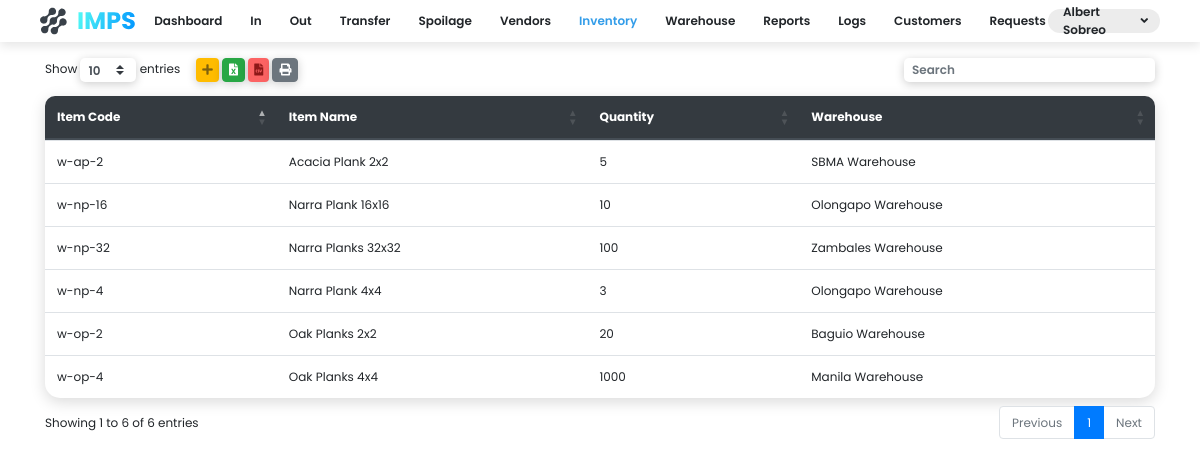
The page /inventory-page/ (signed in) on the database as committed earlier.
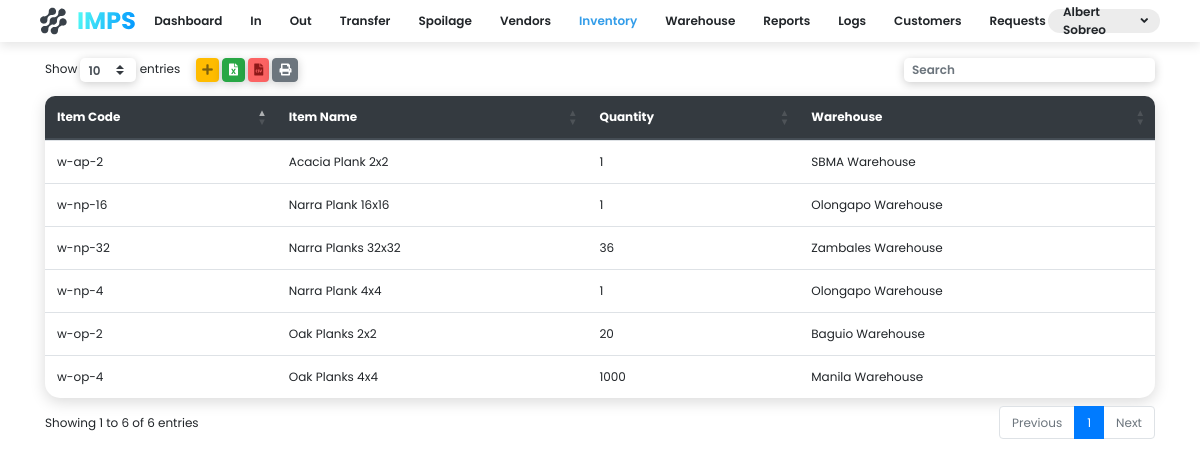
The same page on the database as committed later.
### app/models.py (models this page shows, shortened)
class Product(models.Model):
    code = models.CharField(max_length=255)
    name = models.CharField(max_length=255)
    description = models.TextField(null=True, blank=True)
    quantity = models.IntegerField()
    turnover = models.DecimalField(max_digits=3, decimal_places=2, null=True, blank=True)
    warehouse = models.ForeignKey(Warehouse, on_delete=models.CASCADE, null=True, blank=True)

class Warehouse(models.Model):
    name = models.CharField(max_length=255)
    address = models.CharField(max_length=255, null=True, blank=True)

### app/views/inventorylist.py (the view)
# urls.py: path('inventory-page/', views.inventory_page),
def inventory_page(request):
    if request.session.is_empty():
        return redirect('/login/')
    context = {
        'items': Product.objects.all(),
        'me': User.objects.select_related().get(login__username=request.session.get('username')),
        'warehouses': Warehouse.objects.all()
    }
    return render(request, 'inventory.html', context)

### templates/inventory.html (shortened to what this page needs)
<!DOCTYPE html>
<html lang="en">
<head>
    <link rel="stylesheet" href="https://cdn.jsdelivr.net/npm/bootstrap@4.5.3/dist/css/bootstrap.min.css">
    <link rel="stylesheet" href="https://cdnjs.cloudflare.com/ajax/libs/twitter-bootstrap/4.5.2/css/bootstrap.css">
    <link rel="stylesheet" href="https://cdn.datatables.net/buttons/1.6.5/css/buttons.dataTables.min.css">
    <link rel="stylesheet" href="https://cdn.datatables.net/1.10.22/css/dataTables.bootstrap4.min.css">
    <link rel="stylesheet" href="/static/css/style.css">
    <link rel="stylesheet" href="https://use.fontawesome.com/releases/v5.15.1/css/all.css">
</head>
<body class="font-size-12">
  <div class="c-nav d-flex font-w-600 mb-3">
    <div class="c-nav-item justify-content-start">
      <img src="/static/media/Group 117.svg" class="logo">
    </div>
    <div class="justify-content-center c-nav-links">
        <div onclick="location.href='#'">Dashboard</div>
        <div onclick="location.href='/in'">In</div>
        <div onclick="location.href='/out'">Out</div>
        <div onclick="location.href='/transfer'">Transfer</div>
        <div onclick="location.href='/spoilage'">Spoilage</div>
        <div onclick="location.href='#'">Vendors</div>
        <div onclick="location.href='/inventory-page'" class="active">Inventory</div>
        <div onclick="location.href='/'">Warehouse</div>
        <div onclick="location.href='#'">Reports</div>
        <div onclick="location.href='/logs/in'">Logs</div>
        <div onclick="location.href='#'">Customers</div>
        <div onclick="location.href='#'">Requests</div>
    </div>
    <div class="c-nav-item justify-content-end dropdown">
      <div class="nav-name" data-toggle="dropdown">
        <span>{{me.first_name}} {{me.last_name}}</span> <i class="fas fa-angle-down ml-1"></i>
      </div>
    </div>
  </div>
  <div class="container">
    <table id="table" class="table box-shadow-medium b-tl-radius-10 b-tr-radius-10">
        <thead class="thead-dark">
        <tr class="">
            <th class="b-tl-radius-10" style="border-top: 0px;">Item Code</th>
            <th style="border-top: 0px;">Item Name</th>
            <th style="border-top: 0px;">Quantity</th>
            <th class="b-tr-radius-10" style="border-top: 0px;">Warehouse</th>
        </tr>
        </thead>
        <tbody>
        {% for item in items%}
        <tr>
            <td>{{item.code}}</td>
            <td>{{item.name}}</td>
            <td>{{item.quantity}}</td>
            <td>{{item.warehouse.name}}</td>
        </tr>
        {% endfor %}
        </tbody>
    </table>
</body>
{% load sweetify %}
</html>

Rows that differ between the two databases and show on the page:
changed Product "w-np-4": quantity "3" → "1"
changed Product "w-ap-2": quantity "5" → "1"
changed Product "w-np-16": quantity "10" → "1"
changed Product "w-np-32": quantity "100" → "36"
